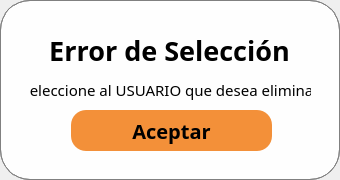
<?xml version="1.0" encoding="UTF-8"?>
<ui version="4.0">
 <class>errorDeleteUserWindow</class>
 <widget class="QMainWindow" name="errorDeleteUserWindow">
  <property name="geometry">
   <rect>
    <x>0</x>
    <y>0</y>
    <width>340</width>
    <height>180</height>
   </rect>
  </property>
  <property name="windowTitle">
   <string>Error de Selección - Abaxfem</string>
  </property>
  <property name="windowIcon">
   <iconset resource="resources.qrc">
    <normaloff>:/Images/ResourcesFolder/Imagenes/Logo_Lineas.png</normaloff>:/Images/ResourcesFolder/Imagenes/Logo_Lineas.png</iconset>
  </property>
  <property name="styleSheet">
   <string notr="true"/>
  </property>
  <widget class="QWidget" name="centralwidget">
   <property name="styleSheet">
    <string notr="true">QWidget {
background-color : rgba(255, 255, 255, 240);
border-radius:30;
border:1px solid gray;
}</string>
   </property>
   <widget class="QLabel" name="label">
    <property name="geometry">
     <rect>
      <x>29</x>
      <y>30</y>
      <width>281</width>
      <height>41</height>
     </rect>
    </property>
    <property name="font">
     <font>
      <family>Bell MT</family>
      <pointsize>20</pointsize>
      <italic>false</italic>
      <bold>true</bold>
      <kerning>true</kerning>
     </font>
    </property>
    <property name="styleSheet">
     <string notr="true">QLabel{
background-color: rgba(255, 255, 255, 0);
border:0;
}</string>
    </property>
    <property name="text">
     <string>Error de Selección</string>
    </property>
    <property name="alignment">
     <set>Qt::AlignCenter</set>
    </property>
   </widget>
   <widget class="QLabel" name="label_4">
    <property name="geometry">
     <rect>
      <x>30</x>
      <y>80</y>
      <width>281</width>
      <height>20</height>
     </rect>
    </property>
    <property name="font">
     <font>
      <family>Bell MT</family>
      <pointsize>11</pointsize>
     </font>
    </property>
    <property name="styleSheet">
     <string notr="true">background-color: rgba(0, 0, 0, 0);
border:0;
</string>
    </property>
    <property name="text">
     <string>Seleccione al USUARIO que desea eliminar</string>
    </property>
    <property name="alignment">
     <set>Qt::AlignCenter</set>
    </property>
   </widget>
   <widget class="QPushButton" name="pb_aceptar">
    <property name="geometry">
     <rect>
      <x>71</x>
      <y>110</y>
      <width>201</width>
      <height>41</height>
     </rect>
    </property>
    <property name="font">
     <font>
      <family>Bell MT</family>
      <pointsize>15</pointsize>
      <italic>false</italic>
      <bold>true</bold>
      <underline>false</underline>
      <strikeout>false</strikeout>
     </font>
    </property>
    <property name="styleSheet">
     <string notr="true">QPushButton{
	border-radius:15px;
	color: rgb(0, 0, 0);
	background-color: rgba(240, 120, 14, 210);
border:0px;
}
QPushButton:hover{
	background-color: rgba(255, 135, 29, 230);
}
QPushButton:pressed{
	background-color: rgba(255, 135, 29, 255);
}</string>
    </property>
    <property name="text">
     <string>Aceptar</string>
    </property>
   </widget>
   <widget class="QPushButton" name="pb_exit">
    <property name="geometry">
     <rect>
      <x>300</x>
      <y>10</y>
      <width>21</width>
      <height>21</height>
     </rect>
    </property>
    <property name="styleSheet">
     <string notr="true">QPushButton{
	background-color: rgba(255, 255, 255, 0);
	image: url(:/Icons/ResourcesFolder/featherIcons/x-square.svg);
border:0px;
}
QPushButton:hover{
	background-color: rgba(200, 200, 200, 120);
	border-radius: 6px
}

QPushButton:pressed{
	background-color: rgba(180, 180, 180, 150);
	border-radius: 6px
}</string>
    </property>
    <property name="text">
     <string/>
    </property>
   </widget>
   <widget class="QFrame" name="frame">
    <property name="geometry">
     <rect>
      <x>0</x>
      <y>0</y>
      <width>340</width>
      <height>180</height>
     </rect>
    </property>
    <property name="styleSheet">
     <string notr="true">background-color:rgba(0, 0, 0, 0);</string>
    </property>
    <property name="frameShape">
     <enum>QFrame::StyledPanel</enum>
    </property>
    <property name="frameShadow">
     <enum>QFrame::Raised</enum>
    </property>
   </widget>
   <zorder>frame</zorder>
   <zorder>label</zorder>
   <zorder>label_4</zorder>
   <zorder>pb_aceptar</zorder>
   <zorder>pb_exit</zorder>
  </widget>
 </widget>
 <resources>
  <include location="resources.qrc"/>
 </resources>
 <connections/>
</ui>
